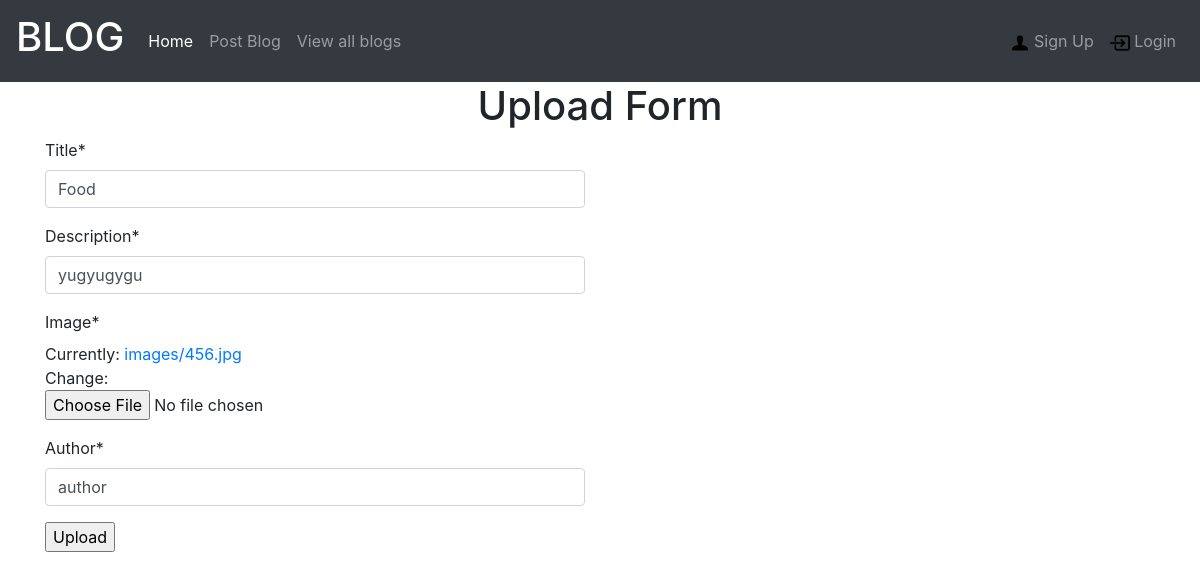
The page /update_blog/1 on the database its author committed.
### blogapp/models.py (models this page shows)
class Blog(models.Model):
    title = models.CharField(max_length = 400)
    description = models.CharField(max_length = 400)
    image = models.FileField(upload_to = 'images/')
    author = models.CharField(max_length=50, default = '')
    upload_date = models.DateTimeField(auto_now = True)

### blogapp/views.py (the view, shortened to what this page needs)
# urls.py: path('update_blog/<pk>', views.UpdateBlog.as_view()),
class UpdateBlog(UpdateView):
    model = Blog
    fields = '__all__'

### templates/blogapp/blog_form.html (shortened to what this page needs)
{% extends 'blogapp/base.html' %}
{% block navblock %}
{% load crispy_forms_tags %}
<center><h1> Upload Form </h1></center>
<div class = "row content-justify-center">
  <div class="col-lg-6">
  <form method = "post" enctype="multipart/form-data">
{{form | crispy}}
<input type = "submit" name = "" value = "Upload">
</form>
</div>
</div>
{%endblock%}

### rows shown on the page
Blog: title "Food", description "yugyugygu", author "author"
